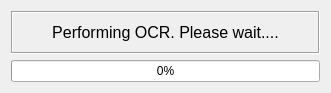
<?xml version="1.0" encoding="UTF-8"?>
<ui version="4.0">
 <class>FormWaiting</class>
 <widget class="QWidget" name="FormWaiting">
  <property name="geometry">
   <rect>
    <x>0</x>
    <y>0</y>
    <width>331</width>
    <height>93</height>
   </rect>
  </property>
  <property name="windowTitle">
   <string>OCR</string>
  </property>
  <property name="windowIcon">
   <iconset resource="textbox.qrc">
    <normaloff>:/newPrefix/mfmclogo.ico</normaloff>:/newPrefix/mfmclogo.ico</iconset>
  </property>
  <layout class="QVBoxLayout" name="verticalLayout">
   <item>
    <widget class="QLabel" name="label_2">
     <property name="frameShape">
      <enum>QFrame::Box</enum>
     </property>
     <property name="frameShadow">
      <enum>QFrame::Sunken</enum>
     </property>
     <property name="text">
      <string>&lt;html&gt;&lt;head/&gt;&lt;body&gt;&lt;p&gt;&lt;span style=&quot; font-size:12pt;&quot;&gt;Performing OCR. Please wait....&lt;/span&gt;&lt;/p&gt;&lt;/body&gt;&lt;/html&gt;</string>
     </property>
     <property name="scaledContents">
      <bool>false</bool>
     </property>
     <property name="alignment">
      <set>Qt::AlignCenter</set>
     </property>
    </widget>
   </item>
   <item>
    <widget class="QProgressBar" name="progressBar">
     <property name="value">
      <number>0</number>
     </property>
    </widget>
   </item>
  </layout>
 </widget>
 <resources>
  <include location="textbox.qrc"/>
 </resources>
 <connections/>
</ui>
